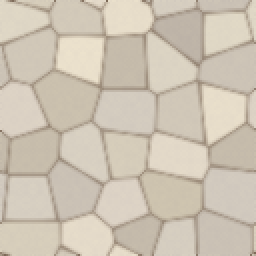
#> input picture game-assets/_work/wip-backup-g6l/floor-base.png, 128 x 128 px, found by its file name (shown 2 times larger)
$ python build_neon_bastion_playtest_mock.py
#> lines starting #> are read from the running program, lines starting #| are printed output that depends on the picture
"""Neon Bastion playtest showcase mock (1280x800) — presentation only.

Composes a fake game screen: Nex Dark page backdrop, sketched top HUD bar
(big central timer "84", slots), 11x9 arena with the generated tiles,
character sprites + bomb with simple elliptical shadows.
"""
from __future__ import annotations

import math
from pathlib import Path

from PIL import Image, ImageDraw, ImageFilter, ImageFont

ROOT = Path(r"C:\projetos\bombpvp")
THEME = ROOT / "game-assets" / "arenas" / "themes" / "neon-bastion"
PLAYERS = ROOT / "public" / "Assets" / "Characters" / "Animations" / "default-players"
BOMB = ROOT / "game-assets" / "gameplay" / "bomb" / "sprites" / "bomb.png"
OUT = THEME / "_playtest-mock.png"

W, H = 1280, 800
COLS, ROWS = 11, 9
TILE = 62
HUD_H = 74

CYAN = (34, 199, 244)
CYAN_BRIGHT = (104, 221, 255)
TEXT = (245, 244, 239)
MUTED = (154, 163, 178)
EMBER = (255, 111, 60)


def tile(name: str) -> Image.Image:
    return Image.open(THEME / name).convert("RGBA").resize(
        (TILE, TILE), Image.Resampling.LANCZOS)


def font(size: int, bold: bool = True) -> ImageFont.FreeTypeFont:
    candidates = [
        r"C:\Windows\Fonts\segoeuib.ttf" if bold else r"C:\Windows\Fonts\segoeui.ttf",
        r"C:\Windows\Fonts\arialbd.ttf" if bold else r"C:\Windows\Fonts\arial.ttf",
    ]
    for c in candidates:
        try:
            return ImageFont.truetype(c, size)
        except OSError:
            continue
    return ImageFont.load_default()


def elliptical_shadow(layer: Image.Image, cx: int, cy: int, rx: int, ry: int,
                      alpha: int = 110) -> None:
    sh = Image.new("RGBA", layer.size, (0, 0, 0, 0))
    d = ImageDraw.Draw(sh)
    d.ellipse([cx - rx, cy - ry, cx + rx, cy + ry], fill=(0, 0, 0, alpha))
    sh = sh.filter(ImageFilter.GaussianBlur(4))
    layer.alpha_composite(sh)


def main() -> None:
    page = Image.new("RGBA", (W, H), (4, 6, 11, 255))
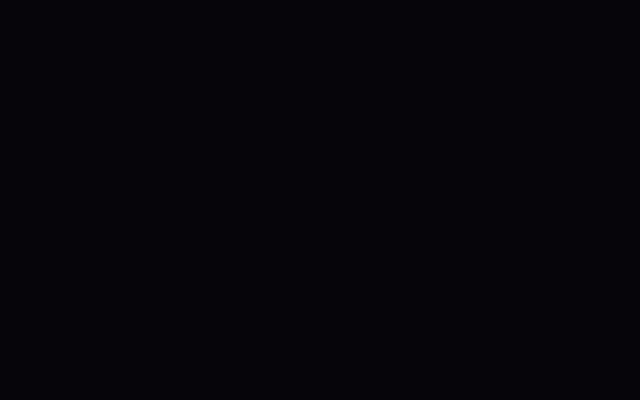
#> page: PIL image 1280x800 RGBA (shown at 1/2 size); mean R, G, B, A 4, 6, 11, 255

    # page backdrop: subtle cyan radial at top + vignette
    glow = Image.new("RGBA", (W, H), (0, 0, 0, 0))
#> glow: PIL image 1280x800 RGBA; every value is 0
    dg = ImageDraw.Draw(glow)
    for r in range(420, 0, -6):
        a = int(26 * (1 - r / 420) ** 2)
        dg.ellipse([W // 2 - r * 2, -r - 140, W // 2 + r * 2, r - 140],
                   fill=CYAN + (a,))
    page.alpha_composite(glow.filter(ImageFilter.GaussianBlur(30)))
    vig = Image.new("L", (W, H), 0)
#> vig: PIL image 1280x800 L; every value is 0
    dv = ImageDraw.Draw(vig)
    dv.ellipse([-260, -180, W + 260, H + 180], fill=110)
    vig = vig.filter(ImageFilter.GaussianBlur(120))
#> vig: PIL image 1280x800 L; every value is 110
    dark = Image.new("RGBA", (W, H), (0, 0, 0, 255))
    page = Image.composite(page, dark, vig.point(lambda v: 255 - v))

    arena_w, arena_h = COLS * TILE, ROWS * TILE
    ax, ay = (W - arena_w) // 2, HUD_H + (H - HUD_H - arena_h) // 2 + 8

    # arena frame glow (cold cyan, diluted)
    frame = Image.new("RGBA", (W, H), (0, 0, 0, 0))
    df = ImageDraw.Draw(frame)
    df.rectangle([ax - 12, ay - 12, ax + arena_w + 12, ay + arena_h + 12],
                 outline=CYAN + (70,), width=2)
    df.rectangle([ax - 5, ay - 5, ax + arena_w + 5, ay + arena_h + 5],
                 outline=CYAN_BRIGHT + (46,), width=1)
    page.alpha_composite(frame.filter(ImageFilter.GaussianBlur(2)))
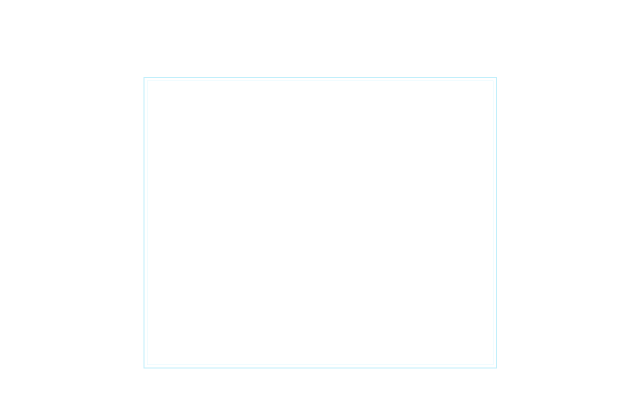
#> frame: PIL image 1280x800 RGBA (shown at 1/2 size); mean R, G, B, A 0.4, 1.5, 1.9, 0.5; transparent parts drawn white
    shadow = Image.new("RGBA", (W, H), (0, 0, 0, 0))
    ImageDraw.Draw(shadow).rectangle(
        [ax - 14, ay - 8, ax + arena_w + 14, ay + arena_h + 22], fill=(0, 0, 0, 130))
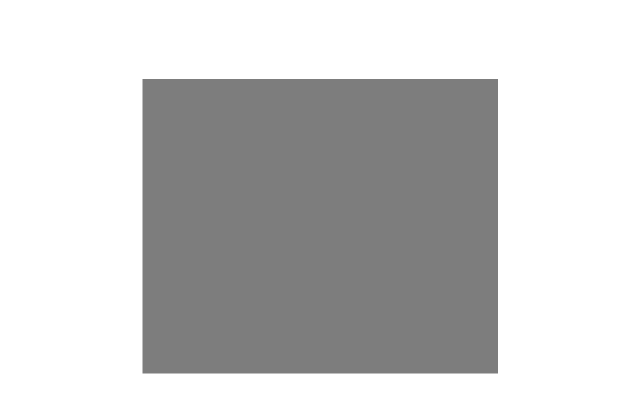
#> shadow: PIL image 1280x800 RGBA (shown at 1/2 size); mean R, G, B, A 0, 0, 0, 53.2; transparent parts drawn white
    page.alpha_composite(shadow.filter(ImageFilter.GaussianBlur(14)))

    # --- arena tiles ---
    floors = [tile("floor-base.png"), tile("floor-base-alt.png"),
              tile("floor-base-alt2.png"), tile("floor-base-alt3.png")]
#> in tile, `return Image.open(THEME / name).convert("RGBA").resize( (TILE, TILE), ..`:
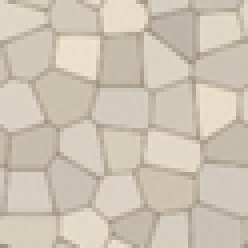
#> returned value: PIL image 62x62 RGBA (shown 4 times larger); mean R, G, B, A 205.9, 196.1, 180.3, 255
#> call 2 of tile, with name = 'floor-base-alt.png'
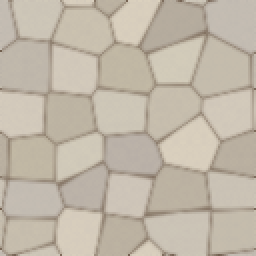
#> input picture game-assets/_work/wip-backup-g6l/floor-base-alt.png, 128 x 128 px, found by its file name (shown 2 times larger)
#> in tile (call 2), `return Image.open(THEME / name).convert("RGBA").resize( (TILE, TILE), ..`:
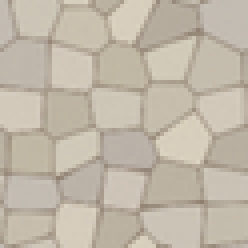
#> returned value: PIL image 62x62 RGBA (shown 4 times larger); mean R, G, B, A 193.1, 183.8, 168.8, 255
    lane = tile("floor-lane.png")
    spawn = tile("floor-spawn.png")
    wall = tile("wall.png")
    wall_alt = tile("wall-alt.png")
    crate = tile("crate.png")
    crate_alt = tile("crate-alt.png")
    spawns = {(1, 1), (1, ROWS - 2), (COLS - 2, 1), (COLS - 2, ROWS - 2)}
    crates = {(3, 1), (7, 1), (5, 2), (1, 3), (9, 3), (3, 5), (7, 5),
              (5, 6), (2, 7), (8, 7), (5, 4)}
    for y in range(ROWS):
        for x in range(COLS):
            if x == 0 or y == 0 or x == COLS - 1 or y == ROWS - 1:
                t = wall_alt if (x + y) % 2 else wall
            elif x % 2 == 0 and y % 2 == 0:
                t = wall_alt if (x + y) % 2 else wall
            elif (x, y) in spawns:
                t = spawn
            elif x == COLS // 2 or y == ROWS // 2:
                t = lane
            else:
                t = floors[(x + 2 * y) % 4]
            page.paste(t, (ax + x * TILE, ay + y * TILE), t)
    for (x, y) in crates:
        c = crate_alt if (x + y) % 2 else crate
        page.paste(c, (ax + x * TILE, ay + y * TILE), c)

    # --- actors (bomb + players) with elliptical shadows ---
    def cell_center(x: int, y: int) -> tuple[int, int]:
        return ax + x * TILE + TILE // 2, ay + y * TILE + TILE // 2

    bx, by = cell_center(4, 3)
    elliptical_shadow(page, bx, by + 18, 20, 7)
    bomb = Image.open(BOMB).convert("RGBA").resize((44, 44), Image.Resampling.LANCZOS)
    page.alpha_composite(bomb, (bx - 22, by - 24))

    for px_, py_, sprite in ((3, 3, "player1-south.png"), (7, 6, "player2-south.png")):
        cx, cy = cell_center(px_, py_)
        elliptical_shadow(page, cx, cy + 26, 26, 8)
        spr = Image.open(PLAYERS / sprite).convert("RGBA").resize(
            (70, 70), Image.Resampling.LANCZOS)
        page.alpha_composite(spr, (cx - 35, cy - 48))

    # --- HUD bar ---
    hud = Image.new("RGBA", (W, HUD_H), (0, 0, 0, 0))
    dh = ImageDraw.Draw(hud)
    dh.rectangle([0, 0, W, HUD_H], fill=(8, 12, 18, 235))
    # cyan footer line (gradient-ish: bright center)
    for x in range(W):
        d = 1 - abs(x - W / 2) / (W / 2)
        a = int(40 + 195 * d * d)
        dh.line([(x, HUD_H - 2), (x, HUD_H - 1)], fill=CYAN + (a,))
    dh.line([(0, 0), (W, 0)], fill=(255, 255, 255, 15))
    page.alpha_composite(hud)

    dh = ImageDraw.Draw(page)
    # central timer
    f_timer = font(44)
    label = "84"
    tw = dh.textlength(label, font=f_timer)
    dh.text(((W - tw) / 2, 12), label, font=f_timer, fill=TEXT)
    f_small = font(13, bold=False)
    sub = "ROUND 2 · FIRST TO 3"
    sw = dh.textlength(sub, font=f_small)
    dh.text(((W - sw) / 2, 54), sub, font=f_small, fill=MUTED)

    # left/right player slot chips
    f_chip = font(14)
    for i, (name, alive) in enumerate((("YOU · NIX", True), ("RANN", True),
                                       ("MIRELLE", False), ("K-BEE", True))):
        x0 = 26 + i * 150 if i < 2 else W - 26 - (4 - i) * 150
        y0 = 18
        dh.rounded_rectangle([x0, y0, x0 + 136, y0 + 38], radius=6,
                             fill=(16, 22, 32, 255),
                             outline=CYAN + (110,) if alive else (120, 126, 140, 90),
                             width=1)
        dh.rectangle([x0, y0, x0 + 3, y0 + 38], fill=CYAN if alive else (90, 96, 110))
        col = TEXT if alive else MUTED
        dh.text((x0 + 12, y0 + 10), name, font=f_chip, fill=col)

    # power slots bottom-left of arena (sketch)
    for i in range(3):
        x0 = ax + i * 44
        y0 = ay + arena_h + 16
        dh.rounded_rectangle([x0, y0, x0 + 36, y0 + 30], radius=5,
                             fill=(14, 18, 26, 220), outline=CYAN + (70,), width=1)

    page.convert("RGB").save(OUT, optimize=True)
    print("playtest mock:", OUT, OUT.stat().st_size)


if __name__ == "__main__":
#> (the run stopped early here; a loop or call above may not have finished)
